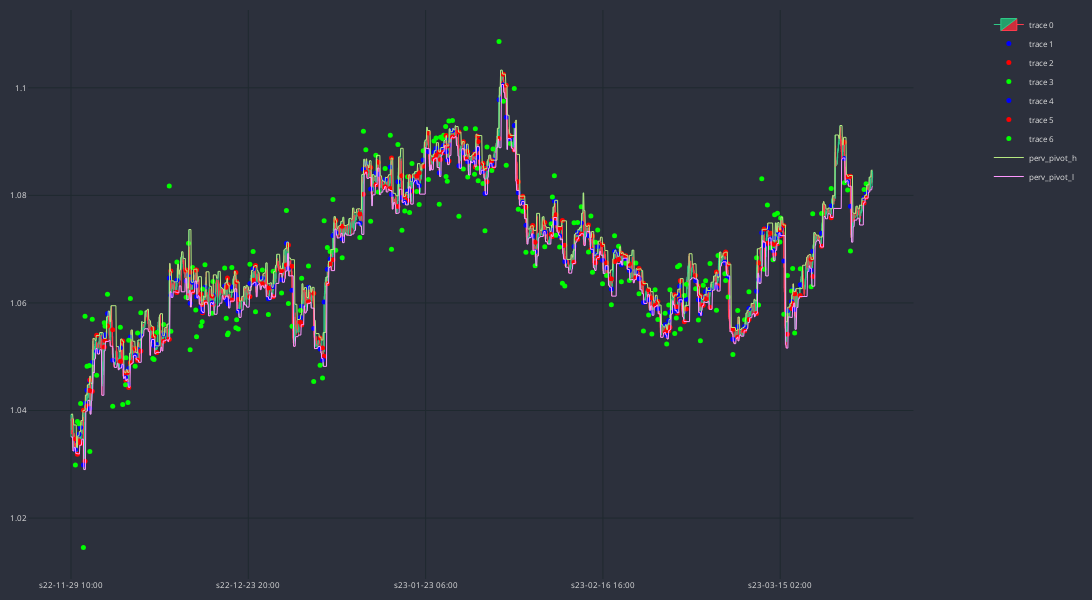

Write notebook code for a chart like this one.
### Code cell
cp = CandlePlot(df_an, candles=True)

trades_buy = cp.df_plot[cp.df_plot.BUY_SIG]
trades_sell = cp.df_plot[cp.df_plot.SELL_SIG]

cp.fig.add_trace(go.Scatter(
        x = trades_buy.sTime,
        y = trades_buy.close,
        mode = 'markers',
        marker=dict(color='#0000FF', size=5)
    ))

cp.fig.add_trace(go.Scatter(
        x = trades_buy.sTime,
        y = trades_buy.SL,
        mode = 'markers',
        marker=dict(color='#FF0000', size=5)
    ))

cp.fig.add_trace(go.Scatter(
        x = trades_buy.sTime,
        y = trades_buy.TP,
        mode = 'markers',
        marker=dict(color='#00FF00', size=5)
    ))

cp.fig.add_trace(go.Scatter(
        x = trades_sell.sTime,
        y = trades_sell.close,
        mode = 'markers',
        marker=dict(color='#0000FF', size=5)
    ))

cp.fig.add_trace(go.Scatter(
        x = trades_sell.sTime,
        y = trades_sell.SL,
        mode = 'markers',
        marker=dict(color='#FF0000', size=5)
    ))

cp.fig.add_trace(go.Scatter(
        x = trades_sell.sTime,
        y = trades_sell.TP,
        mode = 'markers',
        marker=dict(color='#00FF00', size=5)
    ))

# cp.fig.add_trace(go.Scatter(
#         x = trades_sell.sTime,
#         y = trades_sell.close,
#         mode = 'markers',
#         marker=dict(color='#0000FF', size=10)
#     ))
cp.fig.add_trace(go.Scatter(
                x=cp.df_plot.sTime,
                y=cp.df_plot['perv_pivot_h'],
                line=dict(width=1),
                name='perv_pivot_h'
            ))
cp.fig.add_trace(go.Scatter(
                x=cp.df_plot.sTime,
                y=cp.df_plot['perv_pivot_l'],
                line=dict(width=1),
                name='perv_pivot_l'
            ))

cp.show_plot()
